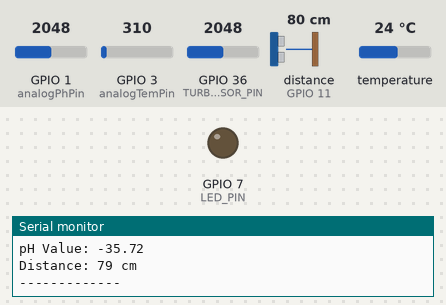
Bench run of a sketch on a simulated ESP32-S3. On the bench: output pins drawn as LEDs (lit = HIGH), the last lines printed to the serial monitor. Wiring (inferred from the names in the program): ultrasonic range finder: trigger GPIO 12; echo GPIO 11. The test bench sets the inputs (shaded band); at power-on: distance to the obstacle (sensor on GPIO 11) 80 cm, GPIO 36 (TURBIDITY_SENSOR_PIN) = 2048, GPIO 1 (analogPhPin) = 2048, GPIO 3 (analogTemPin) = 310, temperature 24 °C. The echo pulse lasts 58.3 µs per cm; pins used as bus, display or sensor lines are not drawn.

Above: at 1.2 s.
1.3 s: distance to the obstacle (sensor on GPIO 11) set to 23 cm
4.0 s: distance to the obstacle (sensor on GPIO 11) set to 19 cm
At 5.3 s:
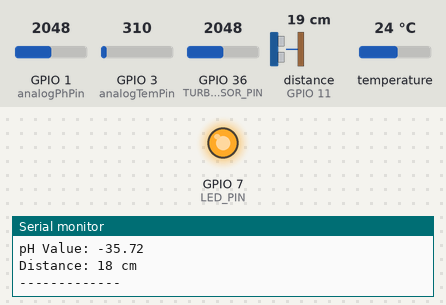
6.2 s: GPIO 36 (TURBIDITY_SENSOR_PIN) set to 652
7.7 s: GPIO 36 (TURBIDITY_SENSOR_PIN) set to 562
12.9 s: distance to the obstacle (sensor on GPIO 11) set to 35 cm
At 14.9 s:
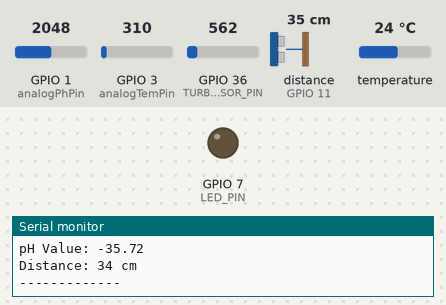
15.7 s: distance to the obstacle (sensor on GPIO 11) set to 2 cm
At 16.5 s:
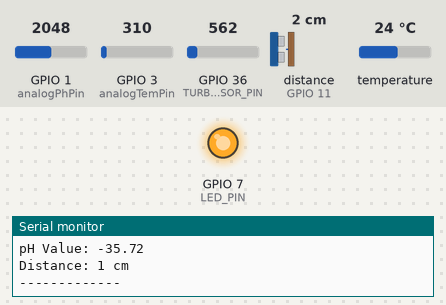
Timing chart, 0 to 18.6 s (numbered marks = the images above; inputs shaded):
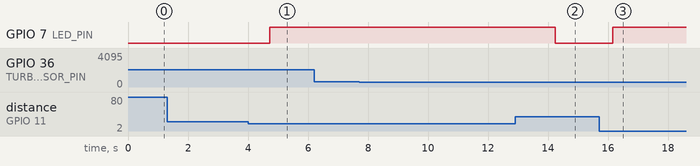

Measured:
- the behaviour switches between 21 and 20 cm on distance to the obstacle (sensor on GPIO 11) (found by bisection; images 0 and 1)
- after the input at 4.0 s, GPIO 7 (LED_PIN): LOW → HIGH after 0.72 s
- after the input at 12.9 s, GPIO 7 (LED_PIN): HIGH → LOW after 1.3 s
- after the input at 15.7 s, GPIO 7 (LED_PIN): LOW → HIGH after 0.45 s

The sketch:

ph_ultra_trubidity.ino
```cpp
#include <OneWire.h>
#include <DallasTemperature.h>

// Turbidity Sensor (ESP32)
#define TURBIDITY_SENSOR_PIN 36
int turbidityValue = 0;
float turbidity = 0;

// pH & Temperature Sensors
#define ONE_WIRE_BUS 5
const int analogPhPin = A0;
const int analogTemPin = A2;
OneWire oneWire(ONE_WIRE_BUS);
DallasTemperature sensors(&oneWire);
const float C = 21.34;
const float m = -5.70;

// Ultrasonic Sensor & LED
#define TRIG_PIN 12
#define ECHO_PIN 11
#define LED_PIN 7

void setup() {
    Serial.begin(9600);
    pinMode(TRIG_PIN, OUTPUT);
    pinMode(ECHO_PIN, INPUT);
    pinMode(LED_PIN, OUTPUT);
    sensors.begin();
    Serial.println("Sensor System Initialized");
}

void loop() {
    readTurbidity();
    readPHandTemperature();
    readUltrasonicSensor();
    delay(1000);
}

void readTurbidity() {
    turbidityValue = analogRead(TURBIDITY_SENSOR_PIN);
    turbidity = map(turbidityValue, 0, 750, 100, 0);
    turbidity = constrain(turbidity, 0, 100);
    Serial.print("Turbidity: ");
    Serial.print(turbidity);
    Serial.print(" NTU => ");
    if (turbidity < 20) Serial.println("CLEAR");
    else if (turbidity < 50) Serial.println("CLOUDY");
    else Serial.println("DIRTY");
}

void readPHandTemperature() {
    long phTot = 0, temTot = 0;
    for (int i = 0; i < 10; i++) {
        phTot += analogRead(analogPhPin);
        temTot += analogRead(analogTemPin);
        delay(10);
    }
    float temAvg = temTot / 10.0;
    float phAvg = phTot / 10.0;
    float temVoltage = temAvg * (5000.0 / 1023.0);
    float phVoltage = phAvg * (5.0 / 1023.0);
    sensors.requestTemperatures();
    float Etemp = temVoltage * 0.1;
    float pHValue = phVoltage * m + C;
    float Wtemp = sensors.getTempCByIndex(0);
    Serial.print("Environment Temp: "); Serial.print(Etemp); Serial.println(" C");
    Serial.print("Solution Temp: "); Serial.print(Wtemp); Serial.println(" C");
    Serial.print("pH Value: "); Serial.println(pHValue);
}

void readUltrasonicSensor() {
    digitalWrite(TRIG_PIN, LOW);
    delayMicroseconds(2);
    digitalWrite(TRIG_PIN, HIGH);
    delayMicroseconds(10);
    digitalWrite(TRIG_PIN, LOW);
    long duration = pulseIn(ECHO_PIN, HIGH);
    int distance = duration * 0.034 / 2;
    Serial.print("Distance: ");
    Serial.print(distance);
    Serial.println(" cm");
    digitalWrite(LED_PIN, (distance < 20) ? HIGH : LOW);
    Serial.println("-------------");
}
```
